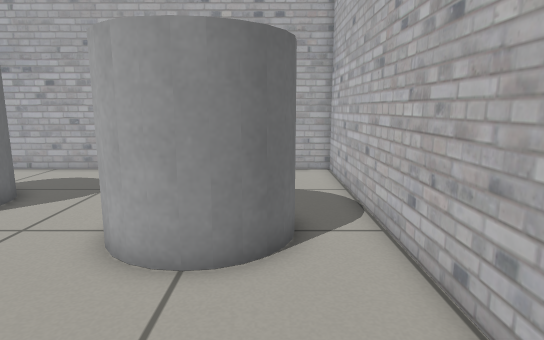
View 1 (above)

23 first-person views from a walk through a robot-simulator world made for Gazebo. The camera is 0.67 m above the floor, tilts 10° down and sees 75° across. The floor is counted in squares, 0.25 m on a side. Each view is taken from the middle of a square. On the plan, view 1 faces up. The plan holds only what a view shows up to about 20 squares ahead; the rest is blank.

View 2
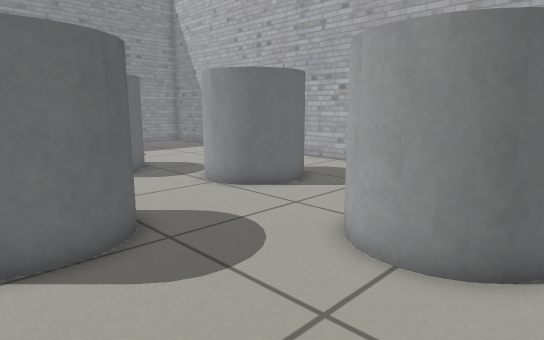

View 3
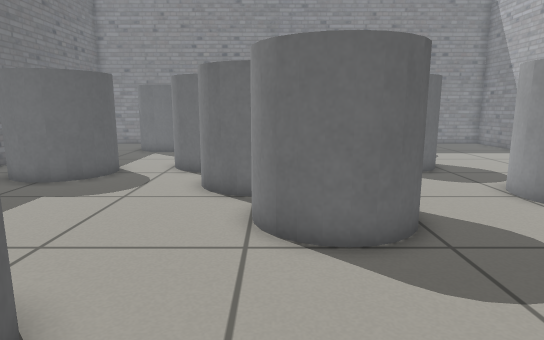

View 4
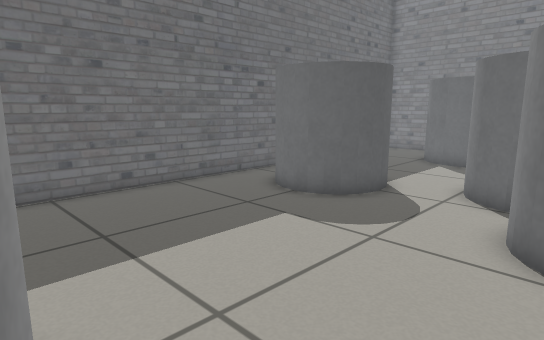

View 5
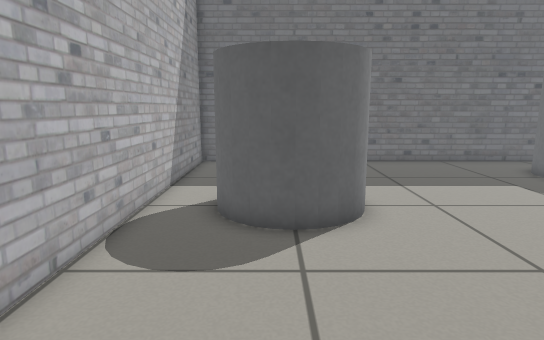

View 6
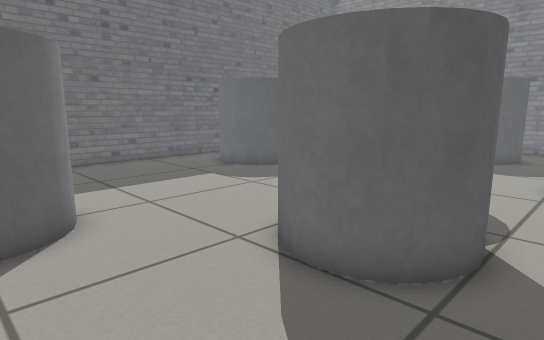

View 7
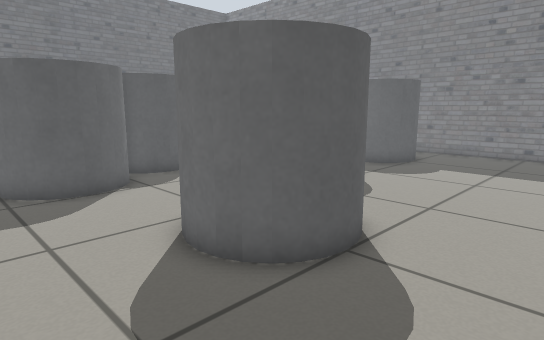

View 8
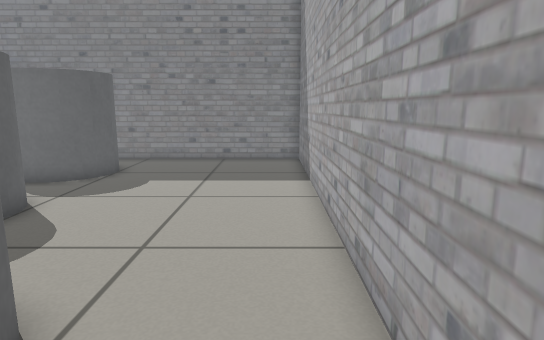

View 9
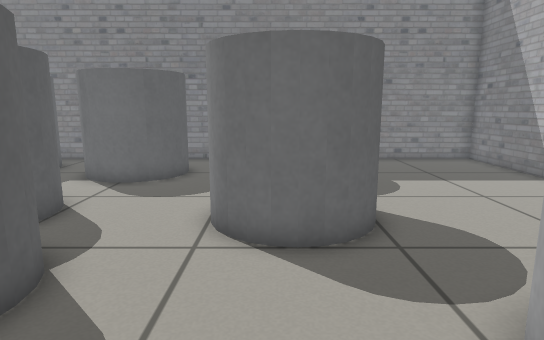

View 10
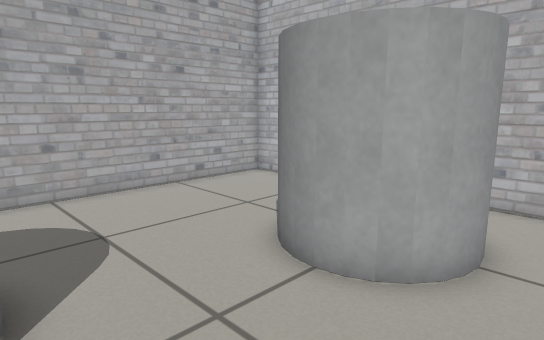

View 11
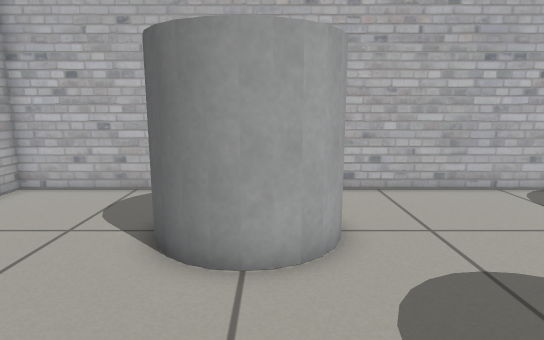

View 12
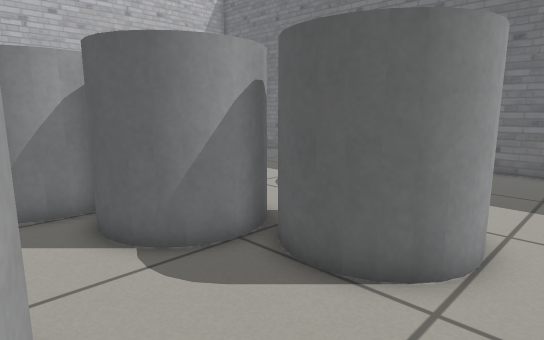

View 13
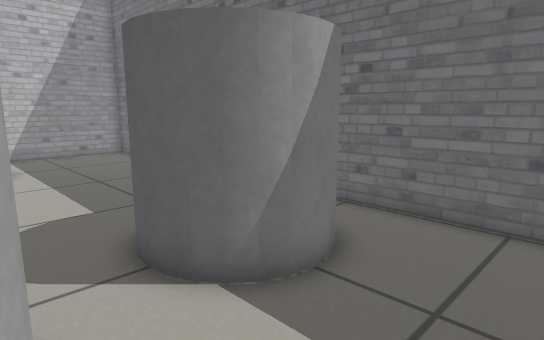

View 14
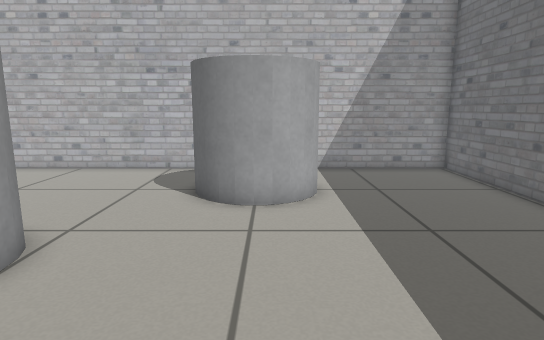

View 15
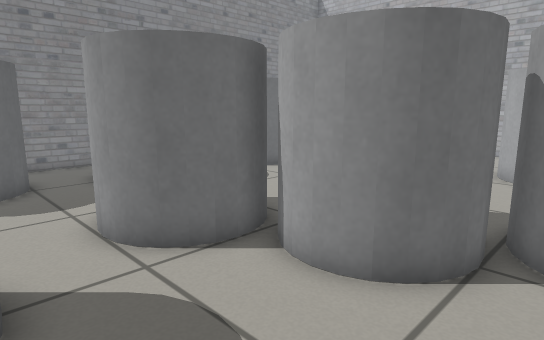

View 16
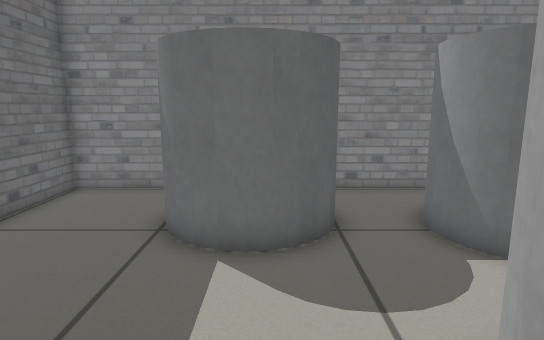

View 17
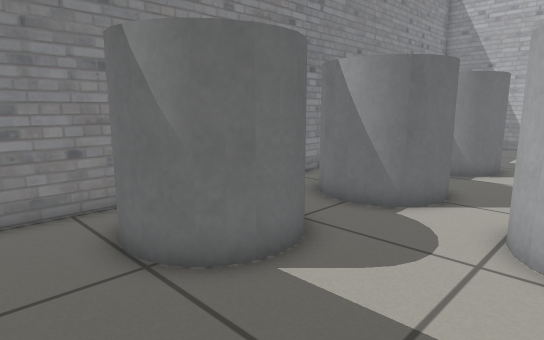

View 18
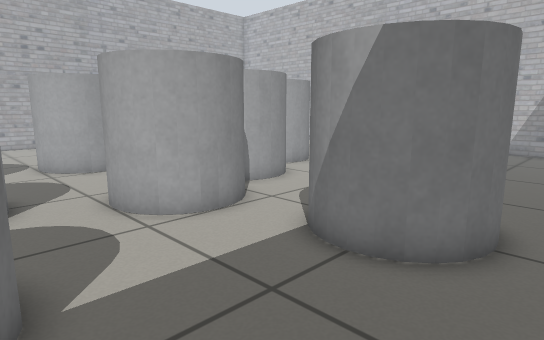

View 19
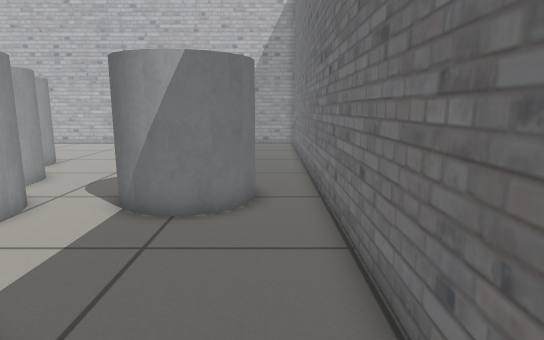

View 20
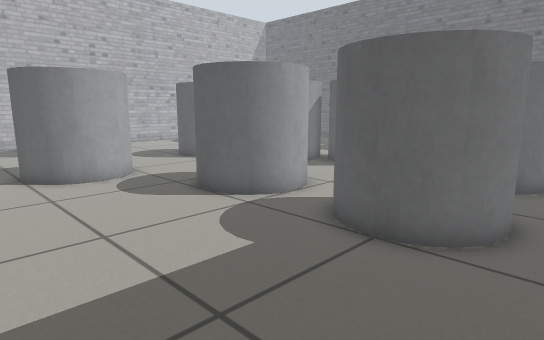

View 21
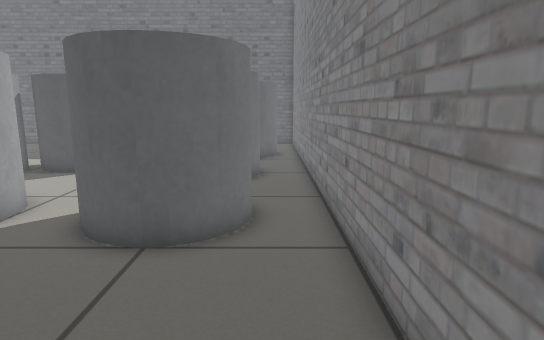

View 22
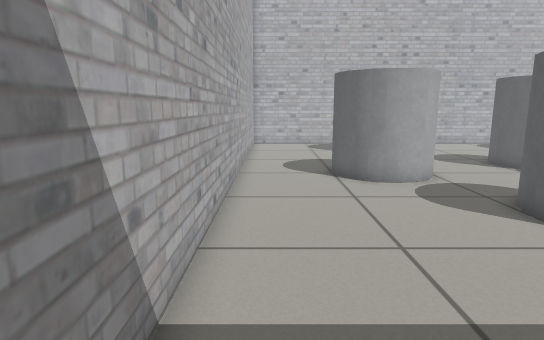

View 23
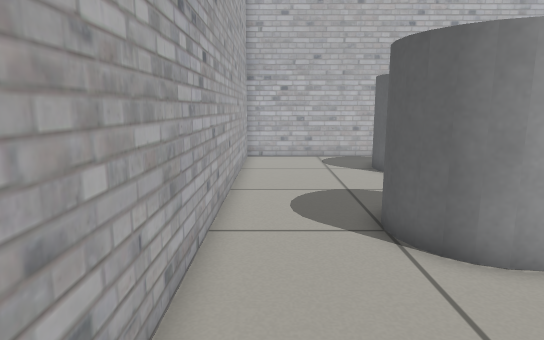

### Floor plan
Key: @ floor where view 1 was taken; # wall or solid block; . floor; C grey cylinder.
Columns run from 26 left of view 1 to 3 right of it. Each row starts with its distance up from view 1.
 16 #########################
 15 #.......................######
 14 #............................#
 13 #............................#
 12 #............................#
 11 #..............CCCC..........#
 10 #..............C  C..........#
  9 #..............C  C....CCC ..#
  8 #..............CCCC....C  C..#
  7 #..CCCC..CCCC..........C  C..#
  6 #..C  C..C  C..........CCCC..#
  5 #..C  C..C  C................#
  4 #..  CC..CCCC................#
  3 #...  ...........CCCC........#
  2 #................C  C........#
  1 #..CCCC......CCCCC  C........#
  0 #..C  C......C  CCCCC.....@..#
 -1 #..C  C..CCCCC  C............#
 -2 #..CCCC..C  CCCCC............#
 -3 #........C  C..........CCCC..#
 -4 #........CCCC..........C  C..#
 -5 #.CCCC.................C   ..#
 -6 #.C  CC................CC  ..#
 -7 #    CC....CCCC..............#
 -8 #. CCC.....C  C..............#
 -9 #..........C  C..............#
-10 #..........CCCC..............#
-11 #............................#
-12 #............................#
-13 ##############################

Where each view was taken, in squares from view 1:
view 1: 0 up, 0 right, facing up
view 2: 0 up, 1 right, facing up-left
view 3: 0 up, 1 right, facing left
view 4: 1 down, 3 left, facing down-left
view 5: 5 up, 1 left, facing down
view 6: 5 up, 1 left, facing down-left
view 7: 15 up, 4 left, facing down-left
view 8: 14 up, 7 left, facing left
view 9: 5 up, 7 left, facing left
view 10: 4 up, 8 left, facing up-right
view 11: 7 up, 9 left, facing right
view 12: 4 up, 19 left, facing down-right
view 13: 4 down, 19 left, facing down-right
view 14: 5 down, 13 left, facing right
view 15: 7 down, 8 left, facing up-left
view 16: 6 down, 14 left, facing left
view 17: 11 down, 16 left, facing up-left
view 18: 12 down, 21 left, facing up-right
view 19: 11 down, 24 left, facing right
view 20: 14 up, 25 left, facing down-right
view 21: 14 up, 24 left, facing down
view 22: 14 up, 24 left, facing right
view 23: 14 up, 17 left, facing right
